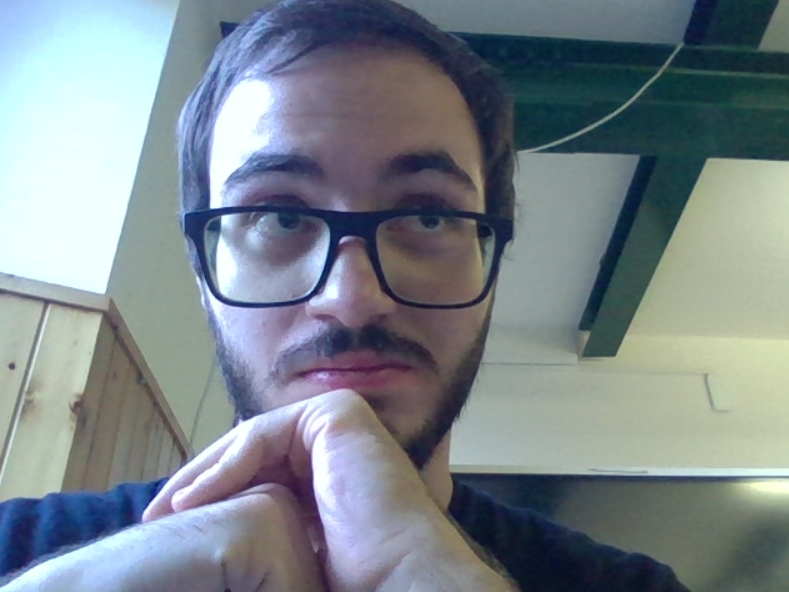
#> input picture opencv/sample3.png, 789 x 592 px, found by its file name
$ python effetti.py
#> lines starting #> are read from the running program, lines starting #| are printed output that depends on the picture
import cv2
import matplotlib.pyplot as plt

# Apri l'immagine da file
img = cv2.imread('opencv/sample3.png')
#> img is the input picture: shape (592, 789, 3); mean B, G, R 139.6, 133.4, 123.3

# Applica 3 filtri diversi
gray = cv2.cvtColor(img, cv2.COLOR_BGR2GRAY)  # Filtro 1: converte in scala di grigi
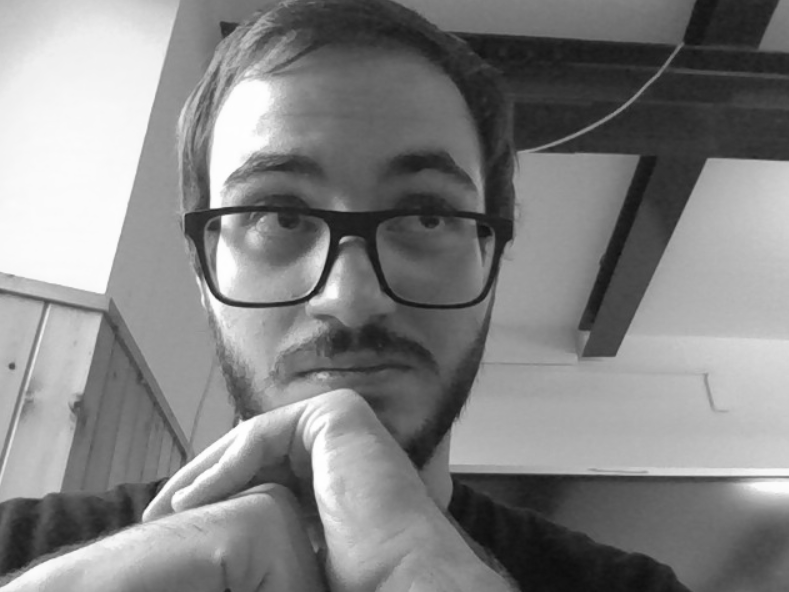
#> gray: shape (592, 789); min 13, max 255, mean 131.1
blur = cv2.GaussianBlur(img, (15, 15), 0)     # Filtro 2: applica un effetto blur (sfocatura)
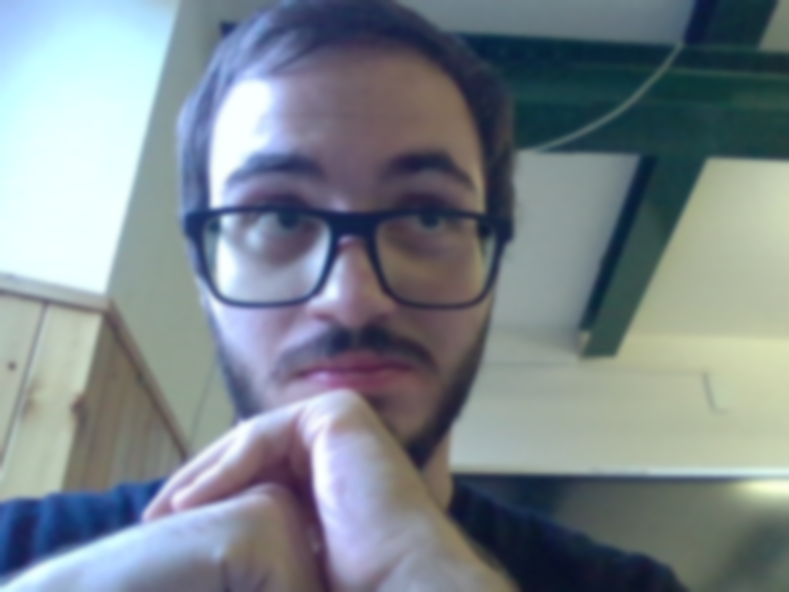
#> blur: shape (592, 789, 3); mean B, G, R 139.6, 133.4, 123.3
edges = cv2.Canny(img, 100, 200)              # Filtro 3: rilevamento dei bordi
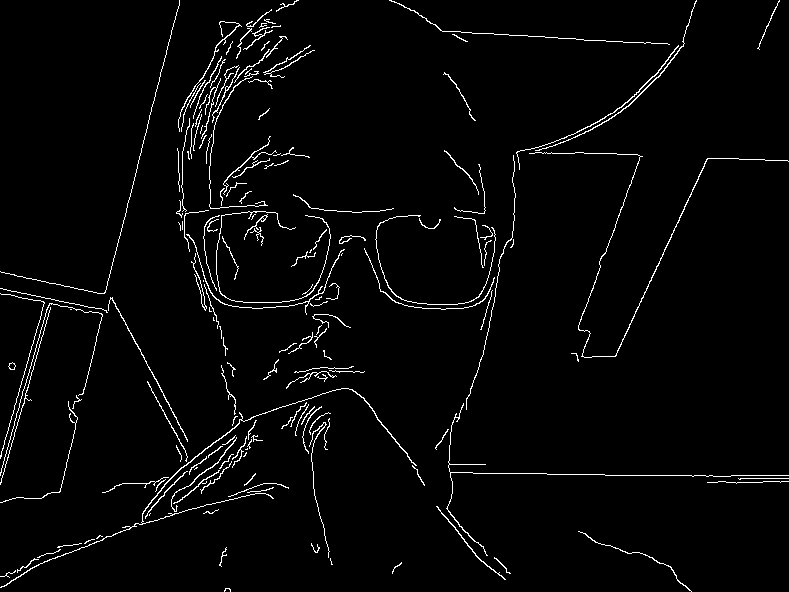
#> edges: shape (592, 789); 2.7% white in thin lines or dots

# Mostra le immagini filtrate con matplotlib
plt.figure(figsize=(10, 8))

plt.subplot(2, 2, 1)
plt.title('Originale')
plt.imshow(cv2.cvtColor(img, cv2.COLOR_BGR2RGB))  # Converte da BGR a RGB per la visualizzazione corretta
plt.axis('off')

plt.subplot(2, 2, 2)
plt.title('Grayscale')
plt.imshow(gray, cmap='gray')  # Visualizza l'immagine in scala di grigi
plt.axis('off')

plt.subplot(2, 2, 3)
plt.title('Blur')
plt.imshow(cv2.cvtColor(blur, cv2.COLOR_BGR2RGB))  # Visualizza l'immagine sfocata
plt.axis('off')

plt.subplot(2, 2, 4)
plt.title('Edge Detection')
plt.imshow(edges, cmap='gray')  # Visualizza i bordi rilevati
plt.axis('off')

plt.tight_layout()  # Migliora la disposizione delle immagini
plt.show()          # Mostra la finestra con tutte le immagini
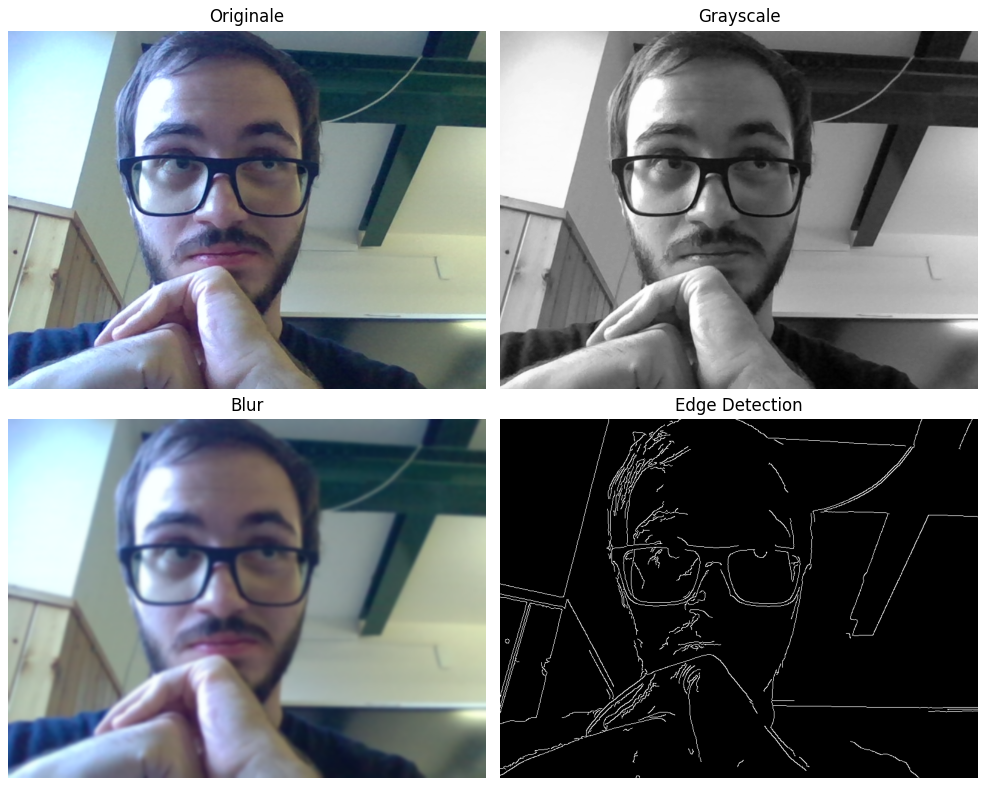
#> figure drawn by matplotlib, 4 panels
